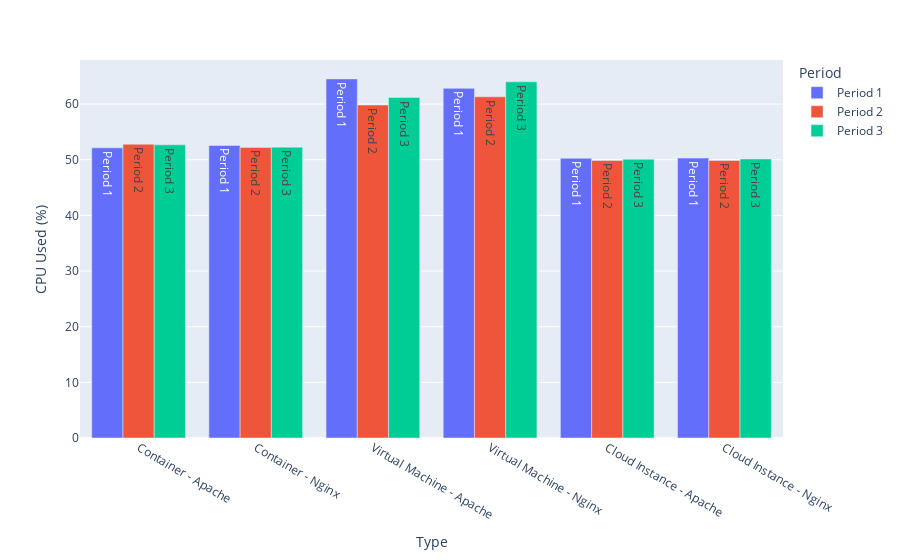

Notebook code for this chart:
### Code cell
# Bar plot of the average cpu usage for nginx web server under 50% CPU stress

container_nginx_cpu_average_df = container_nginx_cpu_average.transpose().reset_index().rename(columns={0: "CPU Used (%)", "index": "Period"})
container_nginx_cpu_average_df["Type"] = "Container - Nginx"

vm_nginx_cpu_average_df = vm_nginx_cpu_average.transpose().reset_index().rename(columns={0: "CPU Used (%)", "index": "Period"})
vm_nginx_cpu_average_df["Type"] = "Virtual Machine - Nginx"

ec2_nginx_cpu_average_df = ec2_nginx_cpu_average.transpose().reset_index().rename(columns={0: "CPU Used (%)", "index": "Period"})
ec2_nginx_cpu_average_df["Type"] = "Cloud Instance - Nginx"


container_apache_cpu_average_df = container_apache_cpu_average.transpose().reset_index().rename(columns={0: "CPU Used (%)", "index": "Period"})
container_apache_cpu_average_df["Type"] = "Container - Apache"

vm_apache_cpu_average_df = vm_apache_cpu_average.transpose().reset_index().rename(columns={0: "CPU Used (%)", "index": "Period"})
vm_apache_cpu_average_df["Type"] = "Virtual Machine - Apache"

ec2_apache_cpu_average_df = ec2_apache_cpu_average.transpose().reset_index().rename(columns={0: "CPU Used (%)", "index": "Period"})
ec2_apache_cpu_average_df["Type"] = "Cloud Instance - Apache"

df_4G_average = pd.concat([container_apache_cpu_average_df,container_nginx_cpu_average_df,
                           vm_apache_cpu_average_df,vm_nginx_cpu_average_df,
                           ec2_apache_cpu_average_df, ec2_nginx_cpu_average_df])


fig = px.bar(df_4G_average, x="Type", y="CPU Used (%)",
             color='Period', barmode="group",text="Period")
fig.show()

### Figure 1 — Plotly figure (JSON) as saved in the notebook; plotly's stock layout.template omitted (floating-point values rounded to 4 significant figures)
{"data": [{"alignmentgroup": "True", "hovertemplate": "Period=%{text}<br>Type=%{x}<br>CPU Used (%)=%{y}<extra></extra>", "legendgroup": "Period 1", "marker": {"color": "#636efa", "pattern": {"shape": ""}}, "name": "Period 1", "offsetgroup": "Period 1", "orientation": "v", "showlegend": true, "text": ["Period 1", "Period 1", "Period 1", "Period 1", "Period 1", "Period 1"], "textposition": "auto", "type": "bar", "x": ["Container - Apache", "Container - Nginx", "Virtual Machine - Apache", "Virtual Machine - Nginx", "Cloud Instance - Apache", "Cloud Instance - Nginx"], "xaxis": "x", "y": [52.13, 52.57, 64.52, 62.83, 50.26, 50.3], "yaxis": "y"}, {"alignmentgroup": "True", "hovertemplate": "Period=%{text}<br>Type=%{x}<br>CPU Used (%)=%{y}<extra></extra>", "legendgroup": "Period 2", "marker": {"color": "#EF553B", "pattern": {"shape": ""}}, "name": "Period 2", "offsetgroup": "Period 2", "orientation": "v", "showlegend": true, "text": ["Period 2", "Period 2", "Period 2", "Period 2", "Period 2", "Period 2"], "textposition": "auto", "type": "bar", "x": ["Container - Apache", "Container - Nginx", "Virtual Machine - Apache", "Virtual Machine - Nginx", "Cloud Instance - Apache", "Cloud Instance - Nginx"], "xaxis": "x", "y": [52.78, 52.22, 59.83, 61.3, 49.87, 49.87], "yaxis": "y"}, {"alignmentgroup": "True", "hovertemplate": "Period=%{text}<br>Type=%{x}<br>CPU Used (%)=%{y}<extra></extra>", "legendgroup": "Period 3", "marker": {"color": "#00cc96", "pattern": {"shape": ""}}, "name": "Period 3", "offsetgroup": "Period 3", "orientation": "v", "showlegend": true, "text": ["Period 3", "Period 3", "Period 3", "Period 3", "Period 3", "Period 3"], "textposition": "auto", "type": "bar", "x": ["Container - Apache", "Container - Nginx", "Virtual Machine - Apache", "Virtual Machine - Nginx", "Cloud Instance - Apache", "Cloud Instance - Nginx"], "xaxis": "x", "y": [52.68, 52.26, 61.17, 64, 50.09, 50.13], "yaxis": "y"}], "layout": {"barmode": "group", "legend": {"title": {"text": "Period"}, "tracegroupgap": 0}, "margin": {"t": 60}, "xaxis": {"anchor": "y", "domain": [0, 1], "title": {"text": "Type"}}, "yaxis": {"anchor": "x", "domain": [0, 1], "title": {"text": "CPU Used (%)"}}}}
